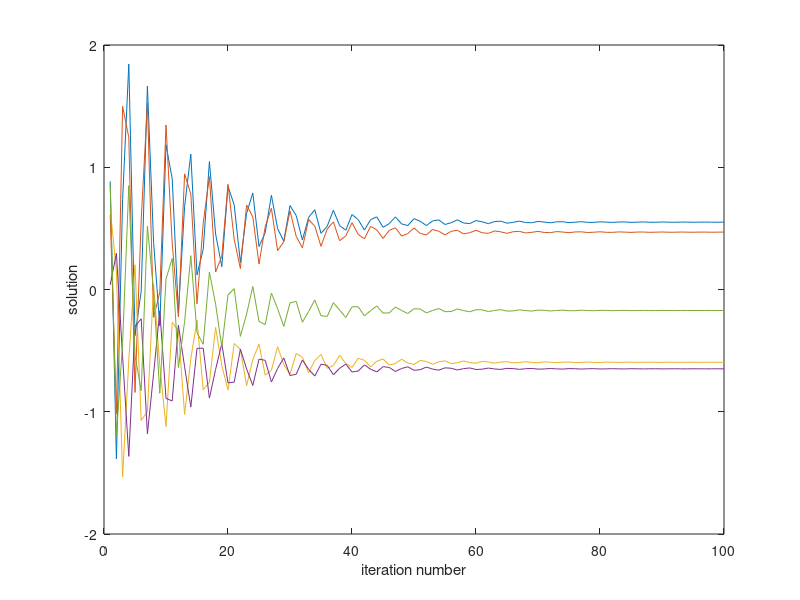
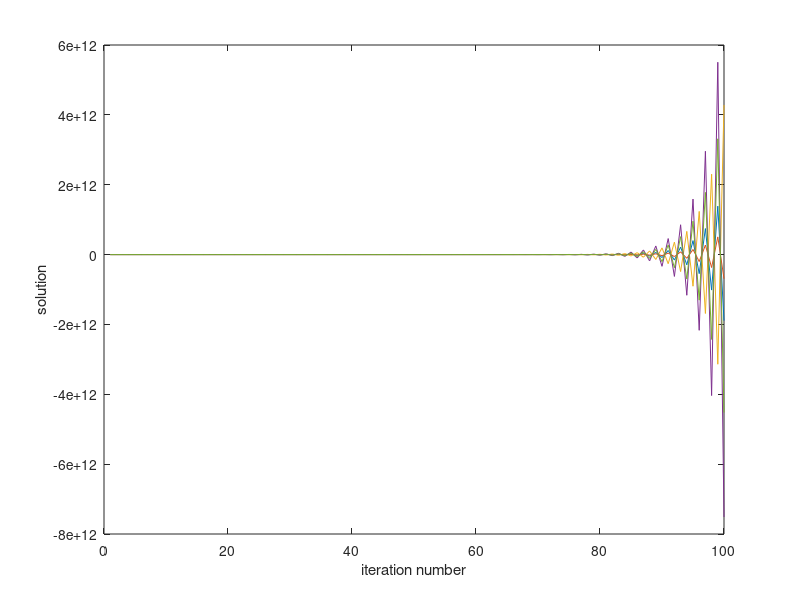

These figures' MATLAB source, in order:
% Solving Ax=b using Gauss-Seidel and Jacobi Method in comparision
% Initialize 'A' 'b' & intial guess 'x'
% 2020/03/31

close all; clear all; clc
A = [ 5 -2 3 0 6; -3 9 1 -2 7.4; 2 -1 -7 1 6.7; 4 3 -5 7 9; 2 3.5 6.1 -4 -8.1 ];  % A is 5 by 5 matrix
b = [ -1 2 3 0.5 3.1]';
x0  = rand(5,1);        % initial guess
xsol = A\b

% Tolerance
tol = 1.e-6;                      % keep iteration until error converges to <= tol (tolerance)
error = 2*tol;                    % initial error set to larger than tol 

% Gauss-Seidel Method 
D = diag(diag(A));   % A = L + T 
L = tril(A);              % L: lower triangle 
T = triu(A)-D;          % T: everything else 
plotGauss(:,1) = x0;                      % first column of matrix x is tr[1 2 2]
GaussItr_num  = 1;

while( (error > tol) && (GaussItr_num < 100) )
    GaussItr_num = GaussItr_num +1;                       % matlab list index starting from 1
    plotGauss(:,GaussItr_num)= L\(b-T*plotGauss(:,GaussItr_num-1));
    error = norm(plotGauss(:,GaussItr_num)-plotGauss(:,GaussItr_num-1),inf);  
end

true_GaussItr_num = GaussItr_num - 1;
fprintf('Solution of the Gauss-Seidel is : \n%f \n%f \n%f \n%f \n%f in %d iterations',plotGauss(:,GaussItr_num),true_GaussItr_num);
figure(1);
plot(plotGauss')
xlabel('iteration number')                            % matlab list index starting from 1
ylabel('solution')           

% Jacobi Method
% x_(k+1) = M*x_k + b1

R = A-diag(diag(A));
dummy = diag(A);
for i = 1:5
    M(i,:) = -R(i,:)/dummy(i);
    b0(i) = b(i)/dummy(i);
end
b0 = b0';

plotJacob(:,1) = x0;                      % first column of matrix is x0 
JocobItr_num = 1;

while((error > tol) && (JocobItr_num < 100))
   JocobItr_num = JocobItr_num +1;          % matlab list index starting from 1
   plotJacob(:,JocobItr_num)= M*plotJacob(:,JocobItr_num-1)+ b0;
   error = norm(plotJacob(:,JocobItr_num)-plotJacob(:,JocobItr_num-1),inf);  
end

true_JocobItr_num = JocobItr_num - 1;
fprintf('Solution of the Jacobi is : \n%f \n%f \n%f \n%f \n%f in %d iterations',plotJacob(:,JocobItr_num),true_JocobItr_num);
figure(2);
plot(plotJacob')
xlabel('iteration number')                            % matlab list index starting from 1
ylabel('solution') 




